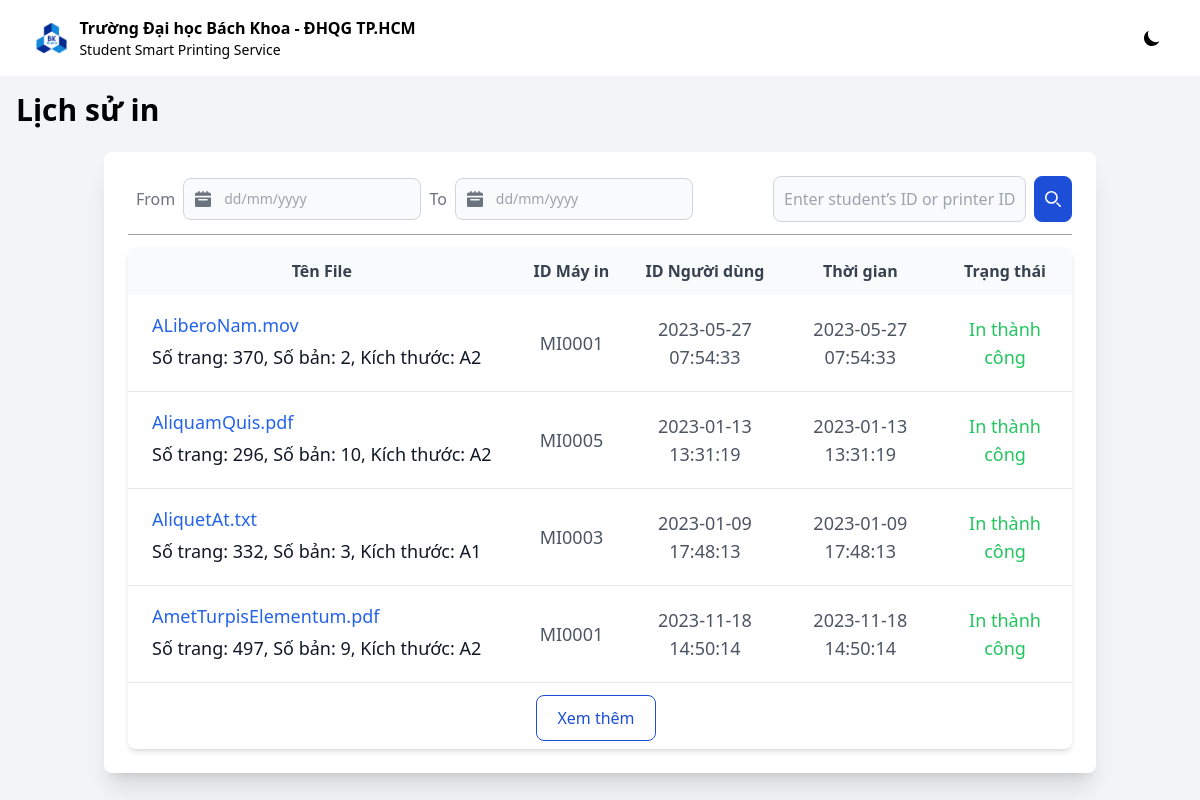
The app's page /view/history/history_SPSO.php with its own data.
### tables this page shows
CREATE TABLE `nguoidung` (
  `ID` varchar(16) NOT NULL,
  `Ten` varchar(255) NOT NULL,
  `TenDangNhap` varchar(255) NOT NULL,
  `Password` varchar(255) NOT NULL,
  `SoLuongGiay` int(11) DEFAULT NULL
);

CREATE TABLE `tailieu` (
  `Ten` varchar(255) NOT NULL,
  `ID_LuotIn` varchar(16) NOT NULL,
  `SoTrang` int(11) DEFAULT NULL,
  `SoBan` int(11) DEFAULT NULL,
  `LoaiGiay` varchar(255) DEFAULT NULL,
  `QRCode` varchar(255) DEFAULT NULL,
  `SttHangDoi` int(11) DEFAULT NULL
);

CREATE TABLE `mayin` (
  `ID` varchar(16) NOT NULL,
  `Hang` varchar(255) DEFAULT NULL,
  `Model` varchar(255) DEFAULT NULL,
  `KhayGiay` varchar(255) DEFAULT NULL,
  `LoaiMuc` varchar(255) DEFAULT NULL,
  `DiaChiIP` varchar(255) DEFAULT NULL,
  `KetNoi` varchar(255) DEFAULT NULL,
  `TinhTrang` varchar(255) DEFAULT NULL,
  `Kieu` varchar(255) DEFAULT NULL,
  `SoGiayA4` int(11) DEFAULT NULL,
  `SoGiayA3` int(11) DEFAULT NULL
);

CREATE TABLE `luotin` (
  `STT` int(11) NOT NULL,
  `ID` varchar(16) NOT NULL,
  `ThoiGian` timestamp NOT NULL DEFAULT current_timestamp() ON UPDATE current_timestamp(),
  `TinhTrang` varchar(255) DEFAULT NULL
);

### view/history/history_SPSO.php (the view, shortened to what the rows shown need)
<?php
require_once("../../models/db_connection.php");
require_once('../../models/historyFetch.php');
$username = "A.Nguyen";
?>
<!DOCTYPE html>
<html lang="en">
<head>
    <link href="https://cdnjs.cloudflare.com/ajax/libs/flowbite/2.2.0/flowbite.min.css" rel="stylesheet" />
    <script src="https://cdn.tailwindcss.com"></script>
</head>
<body class="bg-gray-100 :dark:bg-gray-900">
    <section class="bg-gray-100 :dark:bg-gray-900">
        <h1 class="mt-4 text-3xl font-bold text-black :dark:text-white ml-4 xl:ml-36">Lịch sử in</h1>
        <div class="py-8 px-4 mx-auto max-w-screen-lg lg:py-6 grid lg:grid-cols-1 gap-8 lg:gap-7">
            <div id="history2">
                <div class="m-auto w-full lg:max-w-full p-6 bg-white rounded-lg shadow-xl :dark:bg-gray-800">
                    <div class="flex flex-col items-center relative overflow-x-auto shadow-md sm:rounded-lg">
                        <table class="w-full text-lg text-left rtl:text-right text-gray-500 :dark:text-gray-400">
                            <thead class="text-base text-gray-700 bg-gray-50 :dark:bg-gray-700 :dark:text-gray-400">
                                <tr>
                                    <th scope="col" class="px-4 py-3 text-center">
                                        Tên File
                                    </th>
                                    <th scope="col" class="px-4 py-3 text-center">
                                        ID Máy in
                                    </th>
                                    <th scope="col" class="px-4 py-3 text-center">
                                        ID Người dùng
                                    </th>
                                    <th scope="col" class="px-4 py-3 text-center">
                                        Thời gian
                                    </th>
                                    <th scope="col" class="px-4 py-3 text-center">
                                        Trạng thái
                                    </th>
                                </tr>
                            </thead>
                            <tbody>
                                <?php
                                    if ($_SERVER["REQUEST_METHOD"] == "POST") {
                                        $count = 1;
                                        $startDate = $_POST["start"];
                                        $endDate = $_POST["end"];
                                        $ID = $_POST["id"];
                                        $data = get_history_student($username, $startDate, $endDate);
                                        $firstTwoCharacters = substr($ID, 0, 2);
                                        if (($firstTwoCharacters == "ND")) {
                                            $data = get_history_SPSO($ID, "", $startDate, $endDate);
                                        }
                                        else if ($firstTwoCharacters == "MI") {
                                            $data = get_history_SPSO("", $ID, $startDate, $endDate);
                                        }
                                        while ($row = mysqli_fetch_assoc($data)) {
                                            if ($count <= 4) {
                                                $count = $count + 1;
                                ?>
                                <tr
                                    class="item bg-white border-b :dark:bg-gray-800 :dark:border-gray-700 hover:bg-gray-50 :dark:hover:bg-gray-600">
                                    <th scope="row" class="flex flex-col px-6 py-4  whitespace-nowrap :dark:text-white">
                                        <p class="my-auto font-thin text-blue-600"><?php echo $row['document_name']; ?></p>
                                        <p class="my-1 font-thin text-gray-900">
                                            Số trang: <?php echo $row['document_page']; ?>,
                                            Số bản: <?php echo $row['document_copy']; ?>,
                                            Kích thước: <?php echo $row['document_size']; ?></p>
                                    </th>
                                    <td class="px-6 py-4 text-gray-600 text-center">
                                        <?php echo $row['printer_id']; ?>
                                    </td>
                                    <td class="px-4 py-4 text-gray-600 text-center">
                                        <?php echo $row['user_id']; ?>
                                    </td>
                                    <td class="px-4 py-4 text-gray-600 text-center">
                                        <?php echo $row['printTime']; ?>
                                    </td>
                                    <td class="px-6 py-4 text-center text-green-500">
                                        <?php echo $row['printStatus']; ?>
                                    </td>
                                </tr>
                                <?php
                                        }
                                        else { ?>
                                            <tr class="item hidden bg-white border-b :dark:bg-gray-800 :dark:border-gray-700 hover:bg-gray-50 :dark:hover:bg-gray-600">
                                            <th scope="row" class="flex flex-col px-6 py-4  whitespace-nowrap :dark:text-white">
                                                <p class="my-auto font-thin text-blue-600"><?php echo $row['document_name']; ?></p>
                                                <p class="my-1 font-thin text-gray-900">
                                                    Số trang: <?php echo $row['document_page']; ?>,
                                                    Số bản: <?php echo $row['document_copy']; ?>,
                                                    Kích thước: <?php echo $row['document_size']; ?></p>
                                            </th>
                                            <td class="px-6 py-4 text-gray-600 text-center">
                                                <?php echo $row['printer_id']; ?>
                                            </td>
                                            <td class="px-4 py-4 text-gray-600 text-center">
                                                <?php echo $row['printTime']; ?>
                                            </td>
                                            <td class="px-4 py-4 text-gray-600 text-center">
                                                <?php echo $row['printTime']; ?>
                                            </td>
                                            <td class="px-6 py-4 text-center text-green-500">
                                                <?php echo $row['printStatus']; ?>
                                            </td>
                                        </tr>
                                        <?php
                                        }
                                    }
                                }
                                else {
                                    $count = 1;
                                    $startDate = "01/01/2023";
                                    $endDate = "12/31/2023";
                                    $data = get_history_student($username, $startDate, $endDate);
                                        while ($row = mysqli_fetch_assoc($data)) {
                                            if ($count <= 4) {
                                                $count = $count + 1;
                                    ?>
                                    <tr class="item bg-white border-b :dark:bg-gray-800 :dark:border-gray-700 hover:bg-gray-50 :dark:hover:bg-gray-600">
                                        <th scope="row" class="flex flex-col px-6 py-4  whitespace-nowrap :dark:text-white">
                                            <p class="my-auto font-thin text-blue-600"><?php echo $row['document_name']; ?></p>
                                            <p class="my-1 font-thin text-gray-900">
                                                Số trang: <?php echo $row['document_page']; ?>,
                                                Số bản: <?php echo $row['document_copy']; ?>,
                                                Kích thước: <?php echo $row['document_size']; ?></p>
                                        </th>
                                        <td class="px-6 py-4 text-gray-600 text-center">
                                            <?php echo $row['printer_id']; ?>
                                        </td>
                                        <td class="px-4 py-4 text-gray-600 text-center">
                                            <?php echo $row['printTime']; ?>
                                        </td>
                                        <td class="px-4 py-4 text-gray-600 text-center">
                                            <?php echo $row['printTime']; ?>
                                        </td>
                                        <td class="px-6 py-4 text-center text-green-500">
                                            <?php echo $row['printStatus']; ?>
                                        </td>
                                    </tr>
                                        <?php
                                        }
                                    }
                                }
                                ?>
                            </tbody>
                        </table>
                    </div>
                </div>
            </div>
        </div>
    </section>
</body>

### records on screen
nguoidung: tailieu.Ten "ALiberoNam.mov", tailieu.SoTrang "370", tailieu.SoBan "2", tailieu.LoaiGiay "A2", mayin.ID "MI0001", luotin.ThoiGian "2023-05-27 07:54:33", luotin.TinhTrang "In thành công", tailieu.Ten "AliquamQuis.pdf", tailieu.SoTrang "296", tailieu.SoBan "10", mayin.ID "MI0005", luotin.ThoiGian "2023-01-13 13:31:19", tailieu.Ten "AliquetAt.txt", tailieu.SoTrang "332", tailieu.SoBan "3", tailieu.LoaiGiay "A1", mayin.ID "MI0003", luotin.ThoiGian "2023-01-09 17:48:13", tailieu.Ten "AmetTurpisElementum.pdf", tailieu.SoTrang "497", tailieu.SoBan "9", luotin.ThoiGian "2023-11-18 14:50:14"
